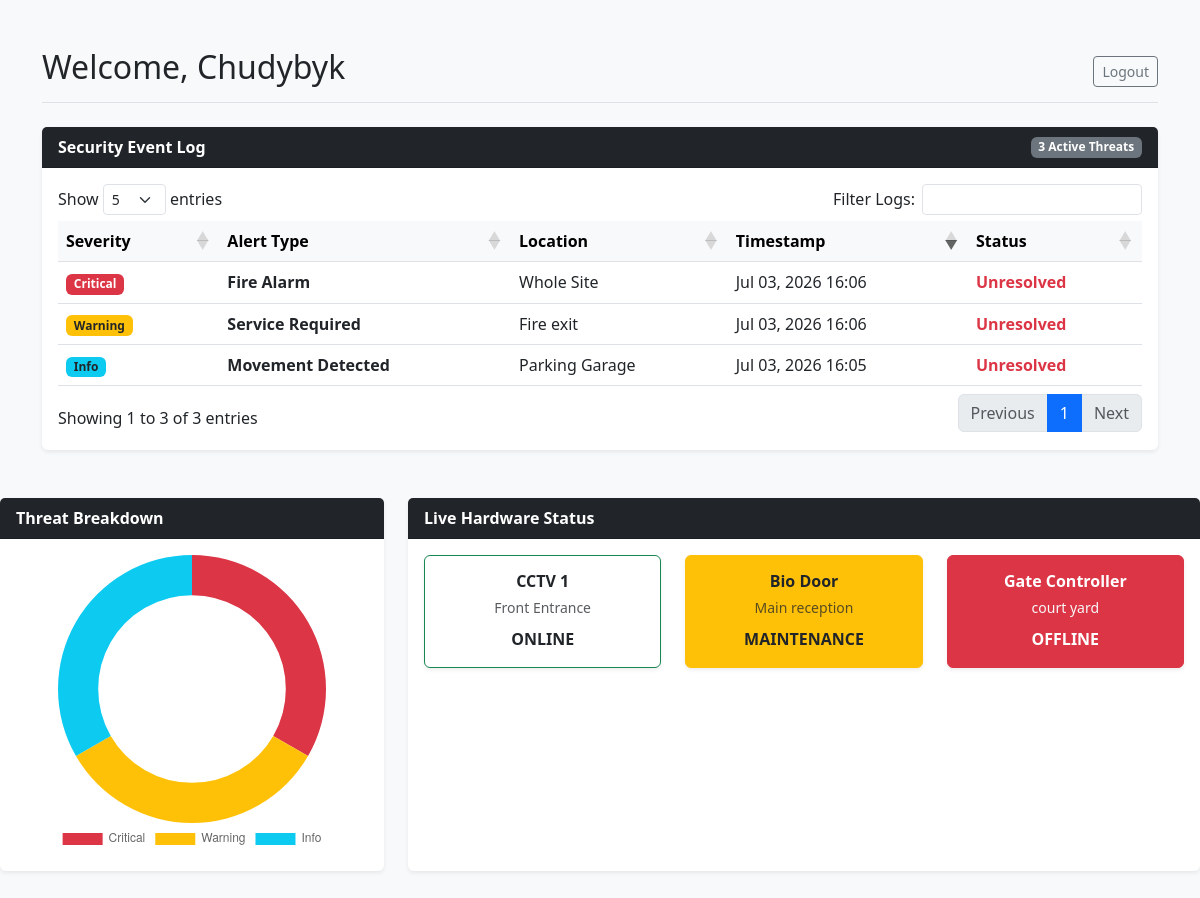
Screenshot of / (signed in) with the database file from the repository.
### dashboard/models.py (models this page shows, shortened)
class SecurityAlert(models.Model):
    client = models.ForeignKey(User, on_delete=models.CASCADE)
    severity = models.CharField(max_length=20, choices=[
        ('CRITICAL', 'Critical'),
        ('WARNING', 'Warning'),
        ('INFO', 'Info')
    ])
    alert_type = models.CharField(max_length=100)
    location = models.CharField(max_length=100)
    timestamp = models.DateTimeField(auto_now_add=True)
    is_resolved = models.BooleanField(default=False)

class DeviceHealth(models.Model):
    STATUS_CHOICES = [
        ('ONLINE', 'Online'),
        ('OFFLINE', 'Offline'),
        ('MAINTENANCE', 'Maintenance'),
    ]
    client = models.ForeignKey(User, on_delete=models.CASCADE, related_name='devices')
    device_name = models.CharField(db_index=True, max_length=100)
    device_type = models.CharField(max_length=50, default='Unknown') # e.g., 'CCTV', 'Firewall'
    location = models.CharField(max_length=100)     # e.g., 'Main Warehouse', 'Head Office'
    status = models.CharField(max_length=15, choices=STATUS_CHOICES, default='ONLINE')
    firmware_version = models.CharField(max_length=20, blank=True, null=True)
    last_ping = models.DateTimeField(auto_now=True) # Automatically updates on every save()

### dashboard/views.py (the view)
# urls.py: path('', views.client_dashboard, name='dashboard'),
@login_required(login_url='/accounts/login/')
def client_dashboard(request):
    outcomes = ClientOutcome.objects.filter(client=request.user)
    alerts = SecurityAlert.objects.filter(client=request.user, is_resolved=False).order_by('-timestamp')
    devices = DeviceHealth.objects.filter(client=request.user)
    critical_count = alerts.filter(severity='CRITICAL').count()
    warning_count = alerts.filter(severity='WARNING').count()
    info_count = alerts.filter(severity='INFO').count()
    context = {
        'outcomes': outcomes,
        'alerts': alerts,
        'devices': devices,
        'critical_count': critical_count,
        'warning_count': warning_count,
        'info_count': info_count,
    }
    return render(request, 'dashboard/client_dashboard.html', context)

### dashboard/templates/dashboard/client_dashboard.html (shortened to what this page needs)
<!DOCTYPE html>
<html lang="en">
<head>
    <link href="https://cdn.datatables.net/1.13.7/css/dataTables.bootstrap5.min.css" rel="stylesheet">
    <link href="https://cdn.jsdelivr.net/npm/bootstrap@5.3.0/dist/css/bootstrap.min.css" rel="stylesheet">
</head>
<body class="bg-light">
    <div class="container mt-5 mb-5">
        <div class="d-flex justify-content-between align-items-center mb-4 pb-2 border-bottom">
            <h2 class="text-dark">Welcome, {{ request.user.username|title }}</h2>
            <a href="/accounts/logout/" class="btn btn-outline-secondary btn-sm">Logout</a>
        </div>
        <div class="card shadow-sm border-0 mb-5">
            <div class="card-header bg-dark text-white d-flex justify-content-between align-items-center">
                <strong class="mb-0">Security Event Log</strong>
                <span class="badge bg-secondary">{{ alerts.count }} Active Threats</span>
            </div>
            <div class="card-body">
                <table id="eventLogTable" class="table table-hover align-middle w-100">
                    <thead class="table-light">
                        <tr>
                            <th>Severity</th>
                            <th>Alert Type</th>
                            <th>Location</th>
                            <th>Timestamp</th>
                            <th>Status</th>
                        </tr>
                    </thead>
                    <tbody>
                        {% for alert in alerts %}
                        <tr>
                            <td>
                                {% if alert.severity == 'CRITICAL' %}<span class="badge bg-danger">Critical</span>
                                {% elif alert.severity == 'WARNING' %}<span class="badge bg-warning text-dark">Warning</span>
                                {% else %}<span class="badge bg-info text-dark">Info</span>{% endif %}
                            </td>
                            <td class="fw-bold">{{ alert.alert_type }}</td>
                            <td>{{ alert.location }}</td>
                            <td>{{ alert.timestamp|date:"M d, Y H:i" }}</td>
                            <td><span class="text-danger fw-bold">Unresolved</span></td>
                        </tr>
                         {% endfor %}
                    </tbody>
                </table>
            </div>
        </div>
        </div>
        <div class="row mb-5">
            <div class="col-md-4">
                <div class="card shadow-sm h-100 border-0">
                    <div class="card-header bg-dark text-white">
                        <strong class="mb-0">Threat Breakdown</strong>
                    </div>
                    <div class="card-body d-flex align-items-center justify-content-center">
                        <canvas id="alertChart"></canvas>
                    </div>
                </div>
            </div>
            <div class="col-md-8">
                <div class="card shadow-sm h-100 border-0">
                    <div class="card-header bg-dark text-white">
                        <strong class="mb-0">Live Hardware Status</strong>
                    </div>
                    <div class="card-body">
                        <div class="row">
                            {% for device in devices %}
                            <div class="col-md-4 mb-3">
                                <div class="border rounded p-3 text-center h-100 shadow-sm
                                    {% if device.status == 'ONLINE' %}border-success bg-white
                                    {% elif device.status == 'OFFLINE' %}border-danger bg-danger text-white
                                    {% else %}border-warning bg-warning text-dark{% endif %}">
                                    <h6 class="mb-1 fw-bold">{{ device.device_name }}</h6>
                                    <small class="{% if device.status == 'OFFLINE' %}text-light{% else %}text-muted{% endif %}">{{ device.location }}</small><br>
                                    <strong class="mt-2 d-block">{{ device.status }}</strong>
                                </div>
                            </div>
                            {% empty %}
                            <p class="text-muted text-center mt-3">No hardware assigned to this account.</p>
                            {% endfor %}
                        </div>
                    </div>
                </div>
            </div>
        </div>
    </div> <script>
        document.addEventListener('DOMContentLoaded', function() {
            const ctx = document.getElementById('alertChart').getContext('2d');
            new Chart(ctx, {
                type: 'doughnut',
                data: {
                    labels: ['Critical', 'Warning', 'Info'],
                    datasets: [{
                        data: [Number("{{ critical_count }}"), Number("{{ warning_count }}"), Number("{{ info_count }}")],
                        backgroundColor: ['#dc3545', '#ffc107', '#0dcaf0'],
                        borderWidth: 0
                    }]
                },
                options: {
                    responsive: true,
                    maintainAspectRatio: false,
                    cutout: '70%',
                    plugins: {
                        legend: { position: 'bottom' }
                    }
                }
            });
        });
    </script>
</body>
</html>

### rows the page displays
SecurityAlert: severity "Critical", alert_type "Fire Alarm", location "Whole Site", timestamp "Jul 03, 2026 16:06"
SecurityAlert: severity "Warning", alert_type "Service Required", location "Fire exit", timestamp "Jul 03, 2026 16:06"
SecurityAlert: severity "Info", alert_type "Movement Detected", location "Parking Garage", timestamp "Jul 03, 2026 16:05"
DeviceHealth: device_name "CCTV 1", location "Front Entrance", status "ONLINE"
DeviceHealth: device_name "Bio Door", location "Main reception", status "MAINTENANCE"
DeviceHealth: device_name "Gate Controller", location "court yard", status "OFFLINE"

### other values shown
{{ request.user.username|title }} "Chudybyk"
{{ alerts.count }} "3"
chart data {{ critical_count }} 1
chart data {{ warning_count }} 1
chart data {{ info_count }} 1
